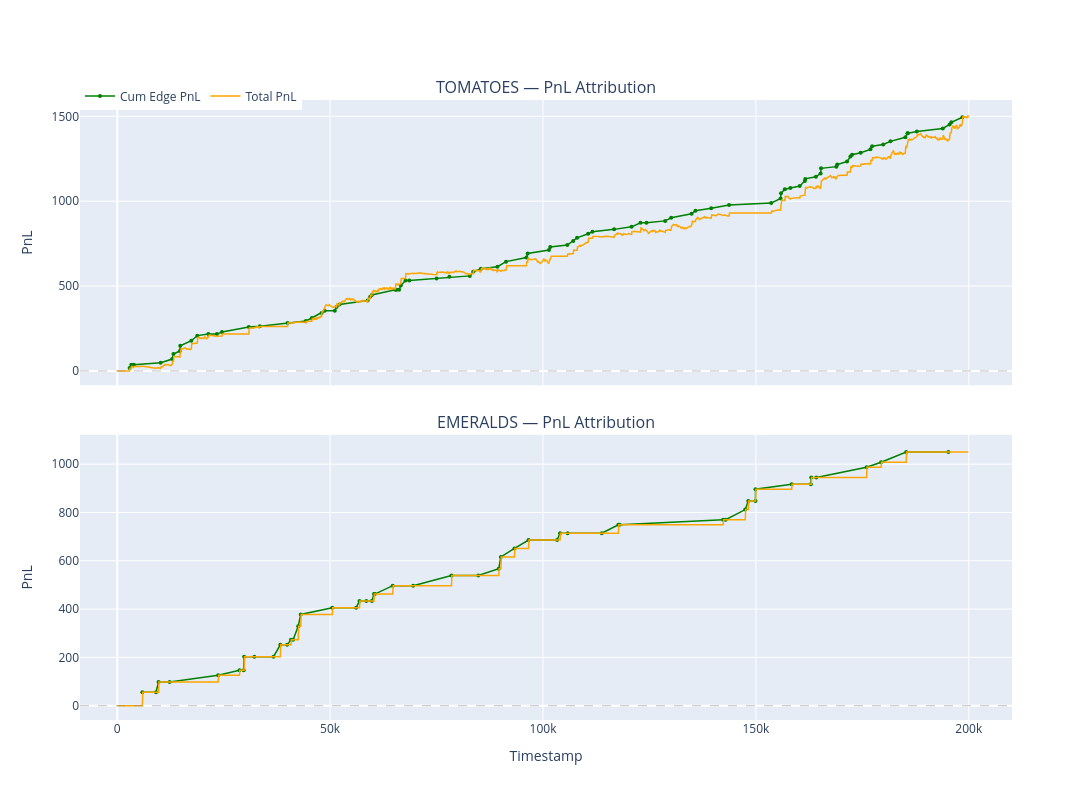

Notebook code for this chart:
### Markdown cell above
## Step 7: PnL 归因 — 做市 vs 头寸损益

将 PnL 拆分为：
- **Realized edge PnL**：每笔成交时的 edge × qty 累计（确定性收益）
- **Mark-to-market PnL**：持仓的未实现盈亏（随价格漂移波动）

两者之和应近似等于总 PnL。

### Code cell
fig = make_subplots(rows=len(products), cols=1, shared_xaxes=True,
                    subplot_titles=[f"{p} — PnL Attribution" for p in products],
                    vertical_spacing=0.08)

for i, product in enumerate(products, 1):
    pt = my_with_wm.filter(pl.col("product") == product).sort("timestamp")
    if pt.height == 0:
        continue

    # 累计 edge PnL
    ts_list = pt["timestamp"].to_list()
    cum_edge = np.cumsum(pt["edge_pnl"].to_list())

    # 总 PnL（从 activitiesLog）
    pnl_p = pnl_by_product.filter(pl.col("product") == product).sort("timestamp")

    # Mark-to-market 差值 = total_pnl - cum_edge（在成交时刻内插）
    fig.add_trace(go.Scatter(
        x=ts_list, y=cum_edge.tolist(),
        mode="lines+markers", line=dict(color="green", width=1.5),
        marker=dict(size=4),
        name="Cum Edge PnL", legendgroup="edge", showlegend=(i == 1),
    ), row=i, col=1)

    fig.add_trace(go.Scatter(
        x=pnl_p["timestamp"].to_list(), y=pnl_p["profit_and_loss"].to_list(),
        mode="lines", line=dict(color="orange", width=1.5),
        name="Total PnL", legendgroup="total", showlegend=(i == 1),
    ), row=i, col=1)

    fig.add_hline(y=0, line_dash="dash", line_color="gray", line_width=0.5, row=i, col=1)
    fig.update_yaxes(title_text="PnL", row=i, col=1)

    final_edge = cum_edge[-1] if len(cum_edge) else 0
    final_total = pnl_p["profit_and_loss"].to_list()[-1] if pnl_p.height else 0
    print(f"{product}: cum_edge={final_edge:.2f}, total_pnl={final_total:.2f}, "
          f"mtm_component={final_total - final_edge:.2f}")

fig.update_xaxes(title_text="Timestamp", row=len(products), col=1)
fig.update_layout(height=400 * len(products), width=1200,
                  legend=dict(orientation="h", y=1.03, x=0))
fig.show()

### Figure 1 — Plotly figure (JSON) as saved in the notebook; plotly's stock layout.template omitted (floating-point values rounded to 4 significant figures; data arrays with more than 128 entries replaced by an {"elided": "..."} marker saying what was removed)
{"data": [{"legendgroup": "edge", "line": {"color": "green", "width": 1.5}, "marker": {"size": 4}, "mode": "lines+markers", "name": "Cum Edge PnL", "showlegend": true, "type": "scatter", "x": [2900, 3300, 3900, 10200, 12900, 13200, 14700, 14800, 17400, 18800, 21400, 23400, 24600, 30900, 33500, 40000, 44300, 45700, 48000, 48700, 51100, 51500, 52200, 58800, 59400, 59800, 65300, 65600, 66200, 66600, 67700, 68600, 75000, 78000, 82800, 83600, 85400, 89300, 91300, 96100, 96400, 101400, 101700, 105700, 107100, 108000, 110600, 111600, 116700, 120800, 122900, 124300, 128700, 130100, 134900, 135800, 139500, 143700, 153600, 155800, 155900, 156800, 158100, 160300, 161500, 161600, 164100, 165200, 165300, 168900, 169100, 171400, 172200, 172600, 174600, 176900, 177300, 179900, 181600, 185100, 185600, 185700, 187800, 193900, 195500, 195900, 198500], "xaxis": "x", "y": [18, 36, 36, 48, 70, 100, 118, 148, 178, 208, 217, 217, 229, 259, 264, 282, 294, 312, 342, 354, 354, 376, 391, 415, 437, 448, 478, 478, 478, 503, 533, 533, 545, 555, 560, 584, 602, 614, 644, 668, 692, 712, 730, 742, 766, 784, 808, 820, 834, 849, 873, 873, 884, 902, 926, 944, 959, 977, 989, 1016.0, 1046.0, 1070.0, 1078.0, 1090.0, 1120.0, 1132.0, 1144.0, 1164.0, 1194.0, 1204.0, 1216.0, 1234.0, 1264.0, 1274.0, 1286.0, 1306.0, 1324.0, 1334.0, 1352.0, 1376.0, 1400.0, 1400.0, 1410.0, 1428.0, 1452.0, 1464.0, 1494.0], "yaxis": "y"}, {"legendgroup": "total", "line": {"color": "orange", "width": 1.5}, "mode": "lines", "name": "Total PnL", "showlegend": true, "type": "scatter", "x": {"elided": "2000 int values"}, "xaxis": "x", "y": {"elided": "2000 float values"}, "yaxis": "y"}, {"legendgroup": "edge", "line": {"color": "green", "width": 1.5}, "marker": {"size": 4}, "mode": "lines+markers", "name": "Cum Edge PnL", "showlegend": false, "type": "scatter", "x": [5900, 9100, 9700, 12300, 23700, 28700, 29700, 29800, 32200, 36700, 38300, 39900, 40800, 41300, 42500, 43100, 50500, 56100, 56900, 58500, 59800, 60300, 60500, 64700, 69500, 78500, 84800, 89600, 90100, 93300, 96600, 103300, 104000, 105800, 113800, 117700, 118000, 142300, 142900, 147500, 148200, 149900, 149900, 158400, 162900, 163000, 164200, 176000, 179400, 185300, 195200], "xaxis": "x2", "y": [56, 56, 98, 98, 126, 147, 147, 203, 203, 203, 252, 252, 273, 273, 329, 378, 406, 406, 434, 434, 434, 462, 462, 497, 497, 539, 539, 567, 616, 651, 686, 686, 714, 714, 714, 749, 749, 770, 770, 812, 847, 847, 896, 917, 917, 945, 945, 987, 1008, 1050, 1050], "yaxis": "y2"}, {"legendgroup": "total", "line": {"color": "orange", "width": 1.5}, "mode": "lines", "name": "Total PnL", "showlegend": false, "type": "scatter", "x": {"elided": "2000 int values"}, "xaxis": "x2", "y": {"elided": "2000 int values"}, "yaxis": "y2"}], "layout": {"annotations": [{"font": {"size": 16}, "showarrow": false, "text": "TOMATOES — PnL Attribution", "x": 0.5, "xanchor": "center", "xref": "paper", "y": 1, "yanchor": "bottom", "yref": "paper"}, {"font": {"size": 16}, "showarrow": false, "text": "EMERALDS — PnL Attribution", "x": 0.5, "xanchor": "center", "xref": "paper", "y": 0.46, "yanchor": "bottom", "yref": "paper"}], "height": 800, "legend": {"orientation": "h", "x": 0, "y": 1.03}, "shapes": [{"line": {"color": "gray", "dash": "dash", "width": 0.5}, "type": "line", "x0": 0, "x1": 1, "xref": "x domain", "y0": 0, "y1": 0, "yref": "y"}, {"line": {"color": "gray", "dash": "dash", "width": 0.5}, "type": "line", "x0": 0, "x1": 1, "xref": "x2 domain", "y0": 0, "y1": 0, "yref": "y2"}], "width": 1200, "xaxis": {"anchor": "y", "domain": [0, 1], "matches": "x2", "showticklabels": false}, "xaxis2": {"anchor": "y2", "domain": [0, 1], "title": {"text": "Timestamp"}}, "yaxis": {"anchor": "x", "domain": [0.54, 1], "title": {"text": "PnL"}}, "yaxis2": {"anchor": "x2", "domain": [0, 0.46], "title": {"text": "PnL"}}}}
